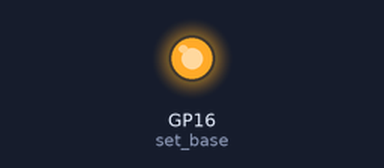
Bench run of a program on a simulated Raspberry Pi Pico running MicroPython. Shown: output pins drawn as LEDs (lit = HIGH).

Above: at 0.8 s.
At 6.2 s:
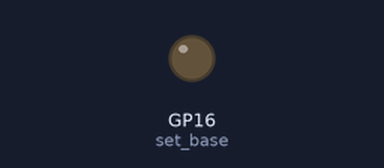
Timing chart, 0 to 8.2 s (numbered marks = the images above):
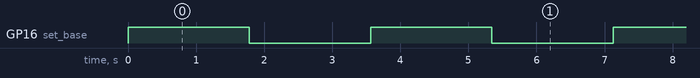

Measured:
- by itself, GP16 (set_base): alternates HIGH for 1.8 s and LOW for 1.8 s

The program:

blinky4.py
```python
import rp2
from machine import Pin

@rp2.asm_pio(set_init=rp2.PIO.OUT_LOW, )
def squarewave():
    pull(block)
    label("again")
    set(pins, 1)
    mov(x,osr)
    label("loop1")
    jmp(x_dec,"loop1")
    set(pins, 0)
    mov(x,osr)
    label("loop2")
    jmp(x_dec,"loop2")
    jmp("again")

sm = rp2.StateMachine(0, squarewave, freq=2300, set_base=Pin(16))
sm.active(1)
sm.put(0xFFF)
while(True):
    pass
```
